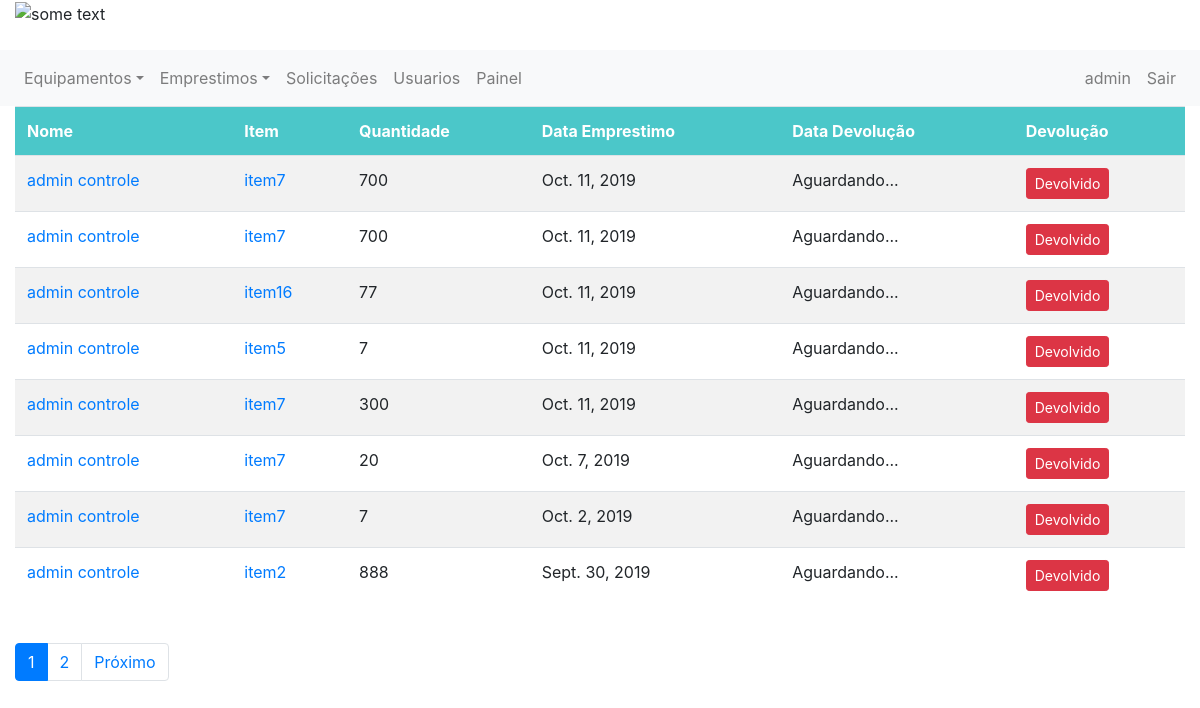
Before: / (signed in) with the older database file.
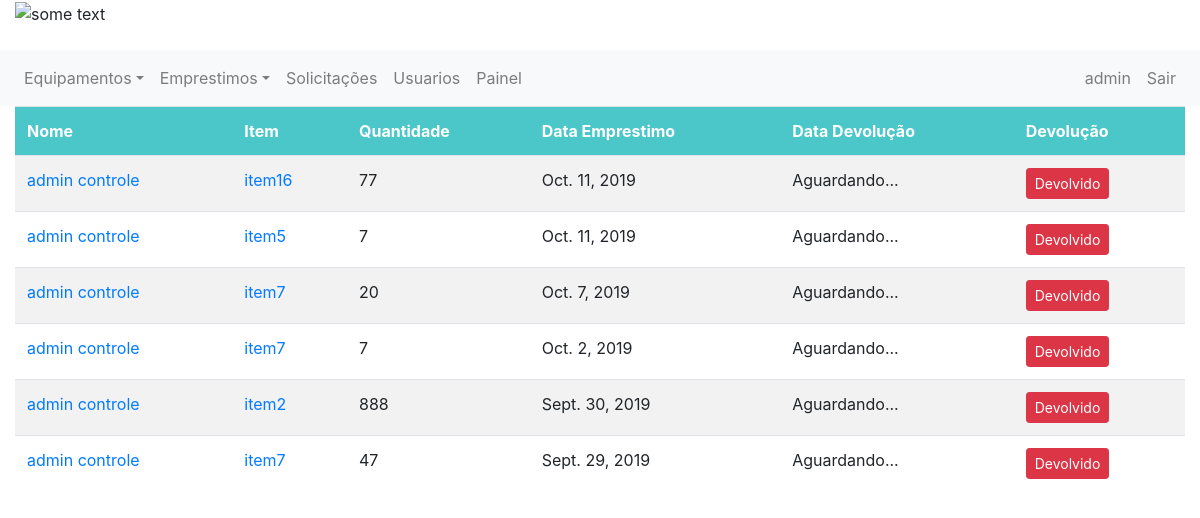
After: the same page with the newer database file.
### emprestimo/models.py (models this page shows)
class Emprestimo(models.Model):
    equipamento = models.ForeignKey(Item, on_delete=models.CASCADE, related_name='item_emprestimo')
    solicitante = models.ForeignKey(Usuario, on_delete=models.CASCADE, related_name='usuario_emprestimo')
    tipo = models.ForeignKey(TipoEstadoEmprestimo, on_delete=models.CASCADE, related_name='tipo_emprestimo')
    estado = models.BooleanField(default=0)
    descricao = models.CharField(max_length=255)
    quantidade = models.IntegerField()
    data_emprestimo = models.DateField(null=False)
    data_devolucao = models.DateField(null=True)
    mensagem_rejeitado = models.CharField(max_length=255, null=True)
    mensagem_devolucao = models.CharField(max_length=255, null=True)

### controle/models.py (models this page shows, shortened)
class Usuario(models.Model):
    user = models.OneToOneField(User, related_name='profile', on_delete=models.CASCADE, null=True)
    telefone = models.IntegerField()
    tipo = models.ForeignKey(TipoUsuario, on_delete=models.CASCADE)

class Item(models.Model):
    nome = models.CharField(max_length=50)
    quantidade = models.IntegerField()
    tipo = models.ForeignKey(TipoEquipamento, on_delete=models.CASCADE)
    imagem = models.FileField(upload_to='documents/%Y/%m/%d', default='documents/1111/sem_foto.jpg')
    excluido = models.BooleanField(default=False)

### emprestimo/views.py (the view)
# urls.py: path('', exibir_emprestimos, name='root'),
@login_required
def exibir_emprestimos(request):
    emprestimos_ativos = Emprestimo.objects.filter(tipo=2).order_by('-data_emprestimo')
    paginator = Paginator(emprestimos_ativos, 8)
    page = request.GET.get('page')
    emprestimos_ativos = paginator.get_page(page)
    return render(request, 'emprestimos.html',
                  {'emprestimos': emprestimos_ativos,
                   'user_logado': get_usuario_logado(request)})

### emprestimo/views.py (called while the page is built)
def get_usuario_logado(request):
    return request.user

### controle/templates/emprestimos.html (shortened to what this page needs)
{% extends 'base.html' %}
{% block 'content' %}
    {% if emprestimos %}
        <table class="table table-hover">
            <tr>
                <th>Nome</th>
                <th>Item</th>
                <th>Quantidade</th>
                <th>Data Emprestimo</th>
                <th>Data Devolução</th>
                {% if user_logado.is_superuser %}
                    <th>Devolução</th>
                {% endif %}
            </tr>
          {% for emprestimo in emprestimos %}
              <tr>
                  <td> <a href="{% url 'exibe_um_usuario' emprestimo.solicitante.id %}"> {{emprestimo.solicitante.user.first_name }} {{emprestimo.solicitante.user.last_name}} </a> </td>
                  <td> <a href="{% url 'equipamento' emprestimo.equipamento.id %}">{{emprestimo.equipamento.nome}}</a></td>
                  <td>{{emprestimo.quantidade}}</td>
                  <td>{{emprestimo.data_emprestimo}}</td>
                  <td>
                      {% if emprestimo.data_devolucao == none %}
                          Aguardando...
                      {% else %}
                          {{emprestimo.data_devolucao}}
                      {% endif %}
                  </td>
              {% if user_logado.is_superuser %}
                  <td>
                      {% if emprestimo.data_devolucao == none %}
                      <a class="btn btn-sm btn-danger" href="" role="button" id="dropdownMenuLink" data-toggle="dropdown" aria-haspopup="true" aria-expanded="false">Devolvido</a>
                      {% endif %}
                  </td>
              {% endif %}
                </tr>
            {%endfor%}
      </table>
    {% else %}
        <p style="font-size: 30px; font-weight: bold; text-align:center">Nenhum emprestimo encontrado <br> :( </p>
    {% endif %}
<br>
    {% if emprestimos.paginator.count > 8 %}
  <ul class="pagination" style="padding-bottom: -5px; margin-bottom: 0;">
    {% for num in emprestimos.paginator.page_range %}
      {% if emprestimos.number == num %}
        <li class="page-item active">
          <a class="page-link" href="#">{{ num }} <span class="sr-only">(current)</span></a>
        </li>
        {% elif num > emprestimos.number|add:'-3' and num < emprestimos.number|add:3 %}
          <li class="page-item"><a class="page-link" href="?page={{ num }}">{{ num }}</a></li>
        {% endif %}
      {% endfor %}
      {% if emprestimos.has_next %}
        <li class="page-item">
          <a class="page-link" href="?page={{ emprestimos.next_page_number }}">Próximo</a>
        </li>
      {% endif %}
  </ul>
        <br>
        <br>
{% endif %}
{% endblock %}

Changed rows visible on the page:
no longer on this page (row edited): Emprestimo: solicitante.user.first_name "admin", solicitante.user.last_name "controle", equipamento.nome "item7", quantidade "700", data_emprestimo "Oct. 11, 2019", shows "Aguardando...", shows "Devolvido"
no longer on this page (row edited): Emprestimo: solicitante.user.first_name "admin", solicitante.user.last_name "controle", equipamento.nome "item7", quantidade "700", data_emprestimo "Oct. 11, 2019", shows "Aguardando...", shows "Devolvido"
no longer on this page (row edited): Emprestimo: solicitante.user.first_name "admin", solicitante.user.last_name "controle", equipamento.nome "item7", quantidade "300", data_emprestimo "Oct. 11, 2019", shows "Aguardando...", shows "Devolvido"
now on this page (row unchanged): Emprestimo: solicitante.user.first_name "admin", solicitante.user.last_name "controle", equipamento.nome "item7", quantidade "47", data_emprestimo "Sept. 29, 2019", shows "Aguardando...", shows "Devolvido"
Other visible differences:
list line gone: "1"
list line gone: "2"
text no longer shown: "Próximo"
